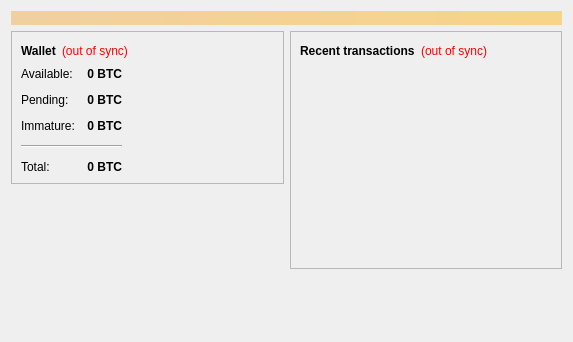
<?xml version="1.0" encoding="UTF-8"?>
<ui version="4.0">
 <class>OverviewPage</class>
 <widget class="QWidget" name="OverviewPage">
  <property name="geometry">
   <rect>
    <x>0</x>
    <y>0</y>
    <width>573</width>
    <height>342</height>
   </rect>
  </property>
  <property name="windowTitle">
   <string>Form</string>
  </property>
  <layout class="QVBoxLayout" name="topLayout">
   <item>
    <widget class="QLabel" name="labelAlerts">
     <property name="visible">
      <bool>false</bool>
     </property>
     <property name="styleSheet">
      <string notr="true">background-color: qlineargradient(x1: 0, y1: 0, x2: 1, y2: 0, stop:0 #F0D0A0, stop:1 #F8D488); color:#000000;</string>
     </property>
     <property name="wordWrap">
      <bool>true</bool>
     </property>
     <property name="margin">
      <number>3</number>
     </property>
    </widget>
   </item>
   <item>
    <layout class="QHBoxLayout" name="horizontalLayout" stretch="1,1">
     <item>
      <layout class="QVBoxLayout" name="verticalLayout_2">
       <item>
        <widget class="QFrame" name="frame">
         <property name="frameShape">
          <enum>QFrame::StyledPanel</enum>
         </property>
         <property name="frameShadow">
          <enum>QFrame::Raised</enum>
         </property>
         <layout class="QVBoxLayout" name="verticalLayout_4">
          <item>
           <layout class="QHBoxLayout" name="horizontalLayout_4">
            <item>
             <widget class="QLabel" name="label_5">
              <property name="font">
               <font>
                <weight>75</weight>
                <bold>true</bold>
               </font>
              </property>
              <property name="text">
               <string>Wallet</string>
              </property>
             </widget>
            </item>
            <item>
             <widget class="QLabel" name="labelWalletStatus">
              <property name="toolTip">
               <string>The displayed information may be out of date. Your wallet automatically synchronizes with the IXCoin network after a connection is established, but this process has not completed yet.</string>
              </property>
              <property name="styleSheet">
               <string notr="true">QLabel { color: red; }</string>
              </property>
              <property name="text">
               <string notr="true">(out of sync)</string>
              </property>
              <property name="alignment">
               <set>Qt::AlignLeading|Qt::AlignLeft|Qt::AlignVCenter</set>
              </property>
             </widget>
            </item>
            <item>
             <spacer name="horizontalSpacer_2">
              <property name="orientation">
               <enum>Qt::Horizontal</enum>
              </property>
              <property name="sizeHint" stdset="0">
               <size>
                <width>40</width>
                <height>20</height>
               </size>
              </property>
             </spacer>
            </item>
           </layout>
          </item>
          <item>
          <layout class="QHBoxLayout" name="horizontalLayout_3">
           <item>
           <layout class="QFormLayout" name="formLayout_2">
            <property name="fieldGrowthPolicy">
             <enum>QFormLayout::AllNonFixedFieldsGrow</enum>
            </property>
            <property name="horizontalSpacing">
             <number>12</number>
            </property>
            <property name="verticalSpacing">
             <number>12</number>
            </property>
            <item row="0" column="0">
             <widget class="QLabel" name="label">
              <property name="text">
               <string>Available:</string>
              </property>
             </widget>
            </item>
            <item row="0" column="1">
             <widget class="QLabel" name="labelBalance">
              <property name="font">
               <font>
                <weight>75</weight>
                <bold>true</bold>
               </font>
              </property>
              <property name="cursor">
               <cursorShape>IBeamCursor</cursorShape>
              </property>
              <property name="toolTip">
               <string>Your current spendable balance</string>
              </property>
              <property name="text">
               <string notr="true">0 BTC</string>
              </property>
              <property name="alignment">
               <set>Qt::AlignRight|Qt::AlignTrailing|Qt::AlignVCenter</set>
              </property>
              <property name="textInteractionFlags">
               <set>Qt::LinksAccessibleByMouse|Qt::TextSelectableByKeyboard|Qt::TextSelectableByMouse</set>
              </property>
             </widget>
            </item>
            <item row="1" column="0">
             <widget class="QLabel" name="label_3">
              <property name="text">
               <string>Pending:</string>
              </property>
             </widget>
            </item>
            <item row="1" column="1">
             <widget class="QLabel" name="labelUnconfirmed">
              <property name="font">
               <font>
                <weight>75</weight>
                <bold>true</bold>
               </font>
              </property>
              <property name="cursor">
               <cursorShape>IBeamCursor</cursorShape>
              </property>
              <property name="toolTip">
               <string>Total of transactions that have yet to be confirmed, and do not yet count toward the spendable balance</string>
              </property>
              <property name="text">
               <string notr="true">0 BTC</string>
              </property>
              <property name="alignment">
               <set>Qt::AlignRight|Qt::AlignTrailing|Qt::AlignVCenter</set>
              </property>
              <property name="textInteractionFlags">
               <set>Qt::LinksAccessibleByMouse|Qt::TextSelectableByKeyboard|Qt::TextSelectableByMouse</set>
              </property>
             </widget>
            </item>
            <item row="2" column="0">
             <widget class="QLabel" name="labelImmatureText">
              <property name="text">
               <string>Immature:</string>
              </property>
             </widget>
            </item>
            <item row="2" column="1">
             <widget class="QLabel" name="labelImmature">
              <property name="font">
               <font>
                <weight>75</weight>
                <bold>true</bold>
               </font>
              </property>
              <property name="toolTip">
               <string>Mined balance that has not yet matured</string>
              </property>
              <property name="text">
               <string notr="true">0 BTC</string>
              </property>
              <property name="alignment">
               <set>Qt::AlignRight|Qt::AlignTrailing|Qt::AlignVCenter</set>
              </property>
              <property name="textInteractionFlags">
               <set>Qt::LinksAccessibleByMouse|Qt::TextSelectableByKeyboard|Qt::TextSelectableByMouse</set>
              </property>
             </widget>
            </item>
            <item row="4" column="0">
             <widget class="QLabel" name="labelTotalText">
              <property name="text">
               <string>Total:</string>
              </property>
             </widget>
            </item>
            <item row="4" column="1">
             <widget class="QLabel" name="labelTotal">
              <property name="font">
               <font>
                <weight>75</weight>
                <bold>true</bold>
               </font>
              </property>
              <property name="cursor">
               <cursorShape>IBeamCursor</cursorShape>
              </property>
              <property name="toolTip">
               <string>Your current total balance</string>
              </property>
              <property name="text">
               <string notr="true">0 BTC</string>
              </property>
              <property name="alignment">
               <set>Qt::AlignRight|Qt::AlignTrailing|Qt::AlignVCenter</set>
              </property>
              <property name="textInteractionFlags">
               <set>Qt::LinksAccessibleByMouse|Qt::TextSelectableByKeyboard|Qt::TextSelectableByMouse</set>
              </property>
             </widget>
            </item>
            <item row="3" column="0" colspan="2">
             <widget class="Line" name="line">
              <property name="orientation">
               <enum>Qt::Horizontal</enum>
              </property>
             </widget>
            </item>
           </layout>
          </item>
            <item>
             <spacer name="horizontalSpacer_3">
              <property name="orientation">
               <enum>Qt::Horizontal</enum>
              </property>
              <property name="sizeHint" stdset="0">
               <size>
                <width>40</width>
                <height>20</height>
               </size>
              </property>
             </spacer>
            </item>
           </layout>
          </item>
         </layout>
        </widget>
       </item>
       <item>
        <spacer name="verticalSpacer">
         <property name="orientation">
          <enum>Qt::Vertical</enum>
         </property>
         <property name="sizeHint" stdset="0">
          <size>
           <width>20</width>
           <height>40</height>
          </size>
         </property>
        </spacer>
       </item>
      </layout>
     </item>
     <item>
      <layout class="QVBoxLayout" name="verticalLayout_3">
       <item>
        <widget class="QFrame" name="frame_2">
         <property name="frameShape">
          <enum>QFrame::StyledPanel</enum>
         </property>
         <property name="frameShadow">
          <enum>QFrame::Raised</enum>
         </property>
         <layout class="QVBoxLayout" name="verticalLayout">
          <item>
           <layout class="QHBoxLayout" name="horizontalLayout_2">
            <item>
             <widget class="QLabel" name="label_4">
              <property name="text">
               <string>&lt;b&gt;Recent transactions&lt;/b&gt;</string>
              </property>
             </widget>
            </item>
            <item>
             <widget class="QLabel" name="labelTransactionsStatus">
              <property name="toolTip">
               <string>The displayed information may be out of date. Your wallet automatically synchronizes with the IXCoin network after a connection is established, but this process has not completed yet.</string>
              </property>
              <property name="styleSheet">
               <string notr="true">QLabel { color: red; }</string>
              </property>
              <property name="text">
               <string notr="true">(out of sync)</string>
              </property>
              <property name="alignment">
               <set>Qt::AlignRight|Qt::AlignTrailing|Qt::AlignVCenter</set>
              </property>
             </widget>
            </item>
            <item>
             <spacer name="horizontalSpacer">
              <property name="orientation">
               <enum>Qt::Horizontal</enum>
              </property>
              <property name="sizeHint" stdset="0">
               <size>
                <width>40</width>
                <height>20</height>
               </size>
              </property>
             </spacer>
            </item>
           </layout>
          </item>
          <item>
           <widget class="QListView" name="listTransactions">
            <property name="styleSheet">
             <string notr="true">QListView { background: transparent; }</string>
            </property>
            <property name="frameShape">
             <enum>QFrame::NoFrame</enum>
            </property>
            <property name="verticalScrollBarPolicy">
             <enum>Qt::ScrollBarAlwaysOff</enum>
            </property>
            <property name="horizontalScrollBarPolicy">
             <enum>Qt::ScrollBarAlwaysOff</enum>
            </property>
            <property name="selectionMode">
             <enum>QAbstractItemView::NoSelection</enum>
            </property>
           </widget>
          </item>
         </layout>
        </widget>
       </item>
       <item>
        <spacer name="verticalSpacer_2">
         <property name="orientation">
          <enum>Qt::Vertical</enum>
         </property>
         <property name="sizeHint" stdset="0">
          <size>
           <width>20</width>
           <height>40</height>
          </size>
         </property>
        </spacer>
       </item>
      </layout>
     </item>
    </layout>
   </item>
  </layout>
 </widget>
 <resources/>
 <connections/>
</ui>
